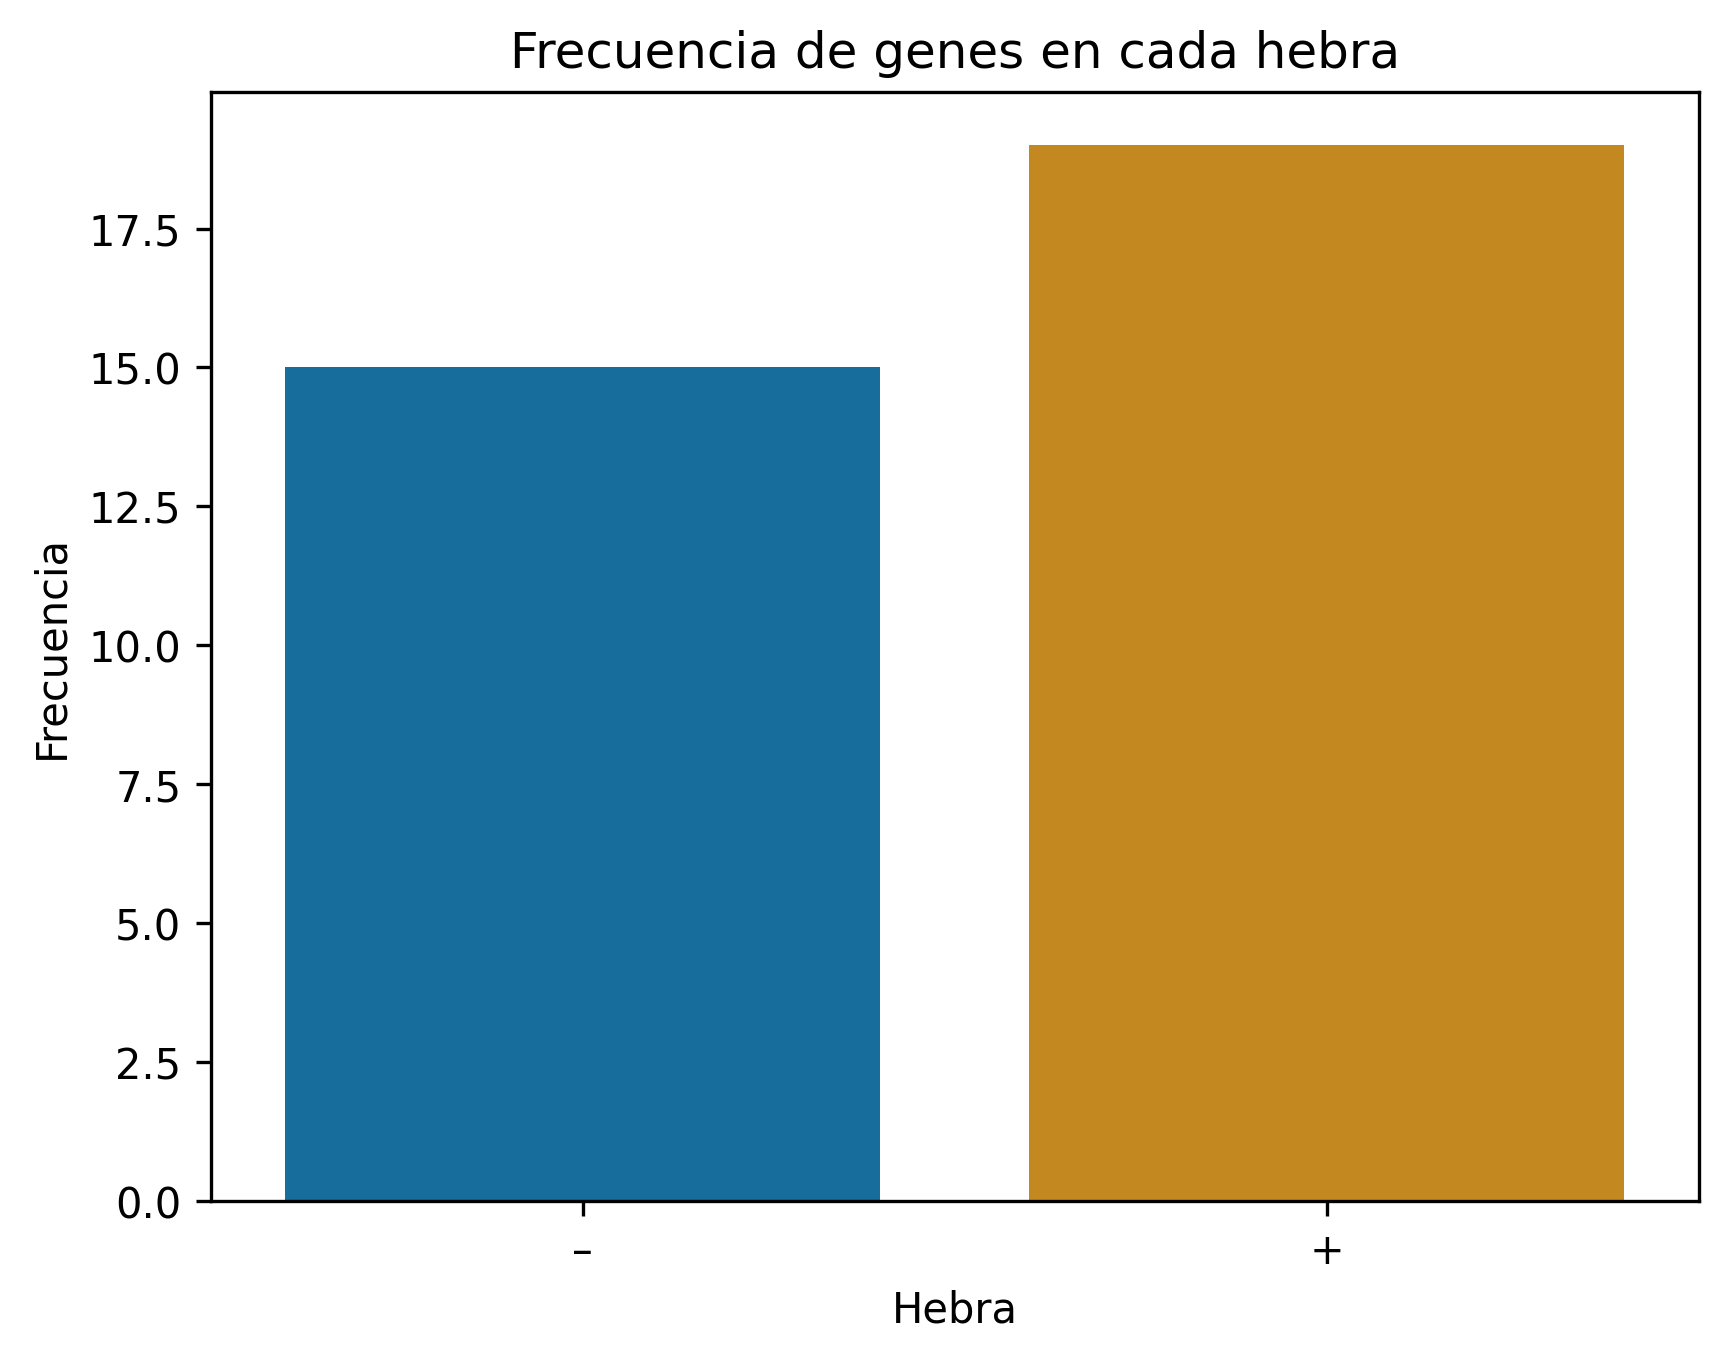

This chart was generated by the following Python code:
import pandas as pd
import seaborn as sns
import matplotlib.pyplot as plt

df = pd.read_csv('./datos/datosThrips.tsv', sep='\t')

sns.countplot(data=df,
              x='Strand',
              palette=sns.color_palette('colorblind'))
plt.title('Frecuencia de genes en cada hebra')
plt.xlabel('Hebra')
plt.ylabel('Frecuencia')
plt.savefig('countplot_thrips.png', dpi=300, bbox_inches='tight')
plt.show()